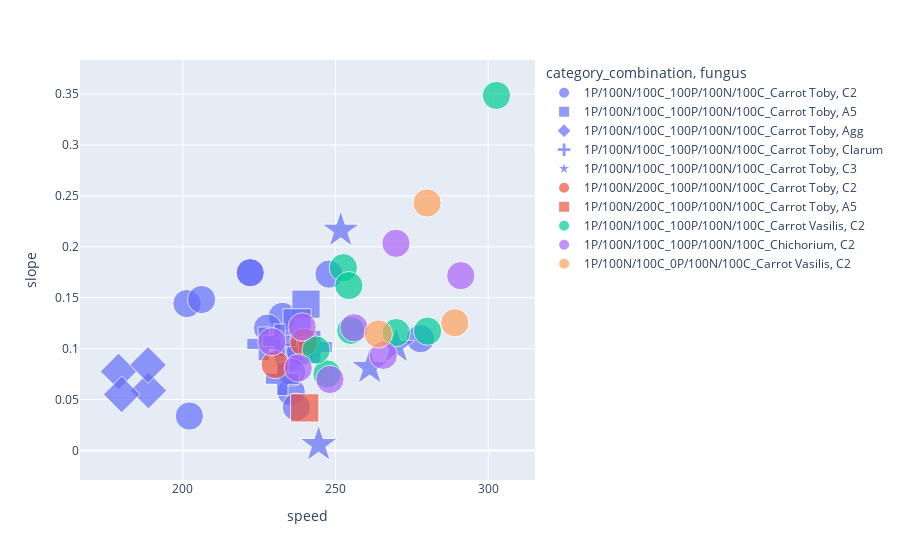

Here is the notebook cell this chart was saved with:
### Code cell
import plotly.express as px
fig = px.scatter(df, x='speed', y='slope', color='category_combination',
                 hover_data=['plate_id',"fungus"], size='size_point', symbol='fungus', symbol_map=marker_symbols)
fig.update_layout(height=600)  # You can change these values as per your preference
# Show the plot
fig.show()

### Figure 1 — Plotly figure (JSON) as saved in the notebook; plotly's stock layout.template omitted (floating-point values rounded to 4 significant figures)
{"data": [{"customdata": [["1014_20220525", "C2"], ["1042_20220523", "C2"], ["1048_20220506", "C2"], ["527_20230106", "C2"], ["537_20230111", "C2"], ["462_20221013", "C2"], ["532_20220104", "C2"], ["510_20221201", "C2"], ["521_20230104", "C2"], ["530_20230115", "C2"], ["558_20230109", "C2"], ["558_20230109", "C2"], ["552_20230111", "C2"], ["552_20230111", "C2"], ["551_20220102", "C2"], ["551_20220102", "C2"], ["540_20221227", "C2"], ["540_20221227", "C2"], ["559_20230109", "C2"], ["544_20230109", "C2"], ["531_20221222", "C2"], ["514_20221206", "C2"], ["513_20221205", "C2"], ["506_20221124", "C2"], ["472_20221003", "C2"]], "hovertemplate": "category_combination=1P/100N/100C_100P/100N/100C_Carrot Toby<br>fungus=%{customdata[1]}<br>speed=%{x}<br>slope=%{y}<br>size_point=%{marker.size}<br>plate_id=%{customdata[0]}<extra></extra>", "legendgroup": "1P/100N/100C_100P/100N/100C_Carrot Toby, C2", "marker": {"color": "#636efa", "size": [20, 20, 20, 20, 20, 20, 20, 20, 20, 20, 20, 20, 20, 20, 20, 20, 20, 20, 20, 20, 20, 20, 20, 20, 20], "sizemode": "area", "sizeref": 0.05, "symbol": "circle"}, "mode": "markers", "name": "1P/100N/100C_100P/100N/100C_Carrot Toby, C2", "orientation": "v", "showlegend": true, "type": "scatter", "x": [235.5, 216.3, null, 232.6, 234.5, 238.5, 227.7, 262.9, 199.5, 277.8, null, null, 222.0, 222.0, null, null, null, null, 235.6, null, 201.3, 247.9, 206.1, 202.1, 237.2], "xaxis": "x", "y": [0.05741, null, 0.1275, 0.1317, 0.09153, 0.09729, 0.1202, null, null, 0.1098, null, null, 0.1746, 0.1746, null, null, null, null, 0.07692, null, 0.1443, 0.1732, 0.1482, 0.0338, 0.04258], "yaxis": "y"}, {"customdata": [["52_20220707", "A5"], ["84_20220621", "A5"], ["91_20220708", "A5"]], "hovertemplate": "category_combination=1P/100N/100C_100P/100N/100C_Carrot Toby<br>fungus=%{customdata[1]}<br>speed=%{x}<br>slope=%{y}<br>size_point=%{marker.size}<br>plate_id=%{customdata[0]}<extra></extra>", "legendgroup": "1P/100N/100C_100P/100N/100C_Carrot Toby, A5", "marker": {"color": "#636efa", "size": [20, 20, 20], "sizemode": "area", "sizeref": 0.05, "symbol": "square"}, "mode": "markers", "name": "1P/100N/100C_100P/100N/100C_Carrot Toby, A5", "orientation": "v", "showlegend": true, "type": "scatter", "x": [240.3, 233.1, 237.4], "xaxis": "x", "y": [0.1437, null, 0.1254], "yaxis": "y"}, {"customdata": [["3_20220426", "Agg"], ["12_20220502", "Agg"], ["16_20220419", "Agg"], ["480_20221205", "Agg"]], "hovertemplate": "category_combination=1P/100N/100C_100P/100N/100C_Carrot Toby<br>fungus=%{customdata[1]}<br>speed=%{x}<br>slope=%{y}<br>size_point=%{marker.size}<br>plate_id=%{customdata[0]}<extra></extra>", "legendgroup": "1P/100N/100C_100P/100N/100C_Carrot Toby, Agg", "marker": {"color": "#636efa", "size": [20, 20, 20, 20], "sizemode": "area", "sizeref": 0.05, "symbol": "diamond"}, "mode": "markers", "name": "1P/100N/100C_100P/100N/100C_Carrot Toby, Agg", "orientation": "v", "showlegend": true, "type": "scatter", "x": [188.7, 178.9, 188.5, 179.9], "xaxis": "x", "y": [0.05885, 0.07762, 0.08398, 0.05508], "yaxis": "y"}, {"customdata": [["28_20230227", "Clarum"], ["206_20230303", "Clarum"], ["202_20230314", "Clarum"], ["218_20230227", "Clarum"], ["252_20230316", "Clarum"], ["248_20230320", "Clarum"]], "hovertemplate": "category_combination=1P/100N/100C_100P/100N/100C_Carrot Toby<br>fungus=%{customdata[1]}<br>speed=%{x}<br>slope=%{y}<br>size_point=%{marker.size}<br>plate_id=%{customdata[0]}<extra></extra>", "legendgroup": "1P/100N/100C_100P/100N/100C_Carrot Toby, Clarum", "marker": {"color": "#636efa", "size": [20, 20, 20, 20, 20, 20], "sizemode": "area", "sizeref": 0.05, "symbol": "cross"}, "mode": "markers", "name": "1P/100N/100C_100P/100N/100C_Carrot Toby, Clarum", "orientation": "v", "showlegend": true, "type": "scatter", "x": [243.4, null, 226.5, null, 231.6, 232.6], "xaxis": "x", "y": [0.1015, null, 0.1047, null, 0.1077, 0.07052], "yaxis": "y"}, {"customdata": [["219_20230307", "C3"], ["229_20230330", "C3"], ["249_20230324", "C3"], ["241_20230403", "C3"]], "hovertemplate": "category_combination=1P/100N/100C_100P/100N/100C_Carrot Toby<br>fungus=%{customdata[1]}<br>speed=%{x}<br>slope=%{y}<br>size_point=%{marker.size}<br>plate_id=%{customdata[0]}<extra></extra>", "legendgroup": "1P/100N/100C_100P/100N/100C_Carrot Toby, C3", "marker": {"color": "#636efa", "size": [20, 20, 20, 20], "sizemode": "area", "sizeref": 0.05, "symbol": "star"}, "mode": "markers", "name": "1P/100N/100C_100P/100N/100C_Carrot Toby, C3", "orientation": "v", "showlegend": true, "type": "scatter", "x": [244.5, 269.9, 251.7, 261.2], "xaxis": "x", "y": [0.005763, 0.1022, 0.2163, 0.08151], "yaxis": "y"}, {"customdata": [["1023_20220502", "C2"], ["1045_20220504", "C2"]], "hovertemplate": "category_combination=1P/100N/200C_100P/100N/100C_Carrot Toby<br>fungus=%{customdata[1]}<br>speed=%{x}<br>slope=%{y}<br>size_point=%{marker.size}<br>plate_id=%{customdata[0]}<extra></extra>", "legendgroup": "1P/100N/200C_100P/100N/100C_Carrot Toby, C2", "marker": {"color": "#EF553B", "size": [20, 20], "sizemode": "area", "sizeref": 0.05, "symbol": "circle"}, "mode": "markers", "name": "1P/100N/200C_100P/100N/100C_Carrot Toby, C2", "orientation": "v", "showlegend": true, "type": "scatter", "x": [230.2, 239.6], "xaxis": "x", "y": [0.08434, 0.1063], "yaxis": "y"}, {"customdata": [["1076_20220511", "A5"], ["938_20220325", "A5"]], "hovertemplate": "category_combination=1P/100N/200C_100P/100N/100C_Carrot Toby<br>fungus=%{customdata[1]}<br>speed=%{x}<br>slope=%{y}<br>size_point=%{marker.size}<br>plate_id=%{customdata[0]}<extra></extra>", "legendgroup": "1P/100N/200C_100P/100N/100C_Carrot Toby, A5", "marker": {"color": "#EF553B", "size": [20, 20], "sizemode": "area", "sizeref": 0.05, "symbol": "square"}, "mode": "markers", "name": "1P/100N/200C_100P/100N/100C_Carrot Toby, A5", "orientation": "v", "showlegend": true, "type": "scatter", "x": [264.7, 239.9], "xaxis": "x", "y": [null, 0.04181], "yaxis": "y"}, {"customdata": [["931_20230620", "C2"], ["935_20230620", "C2"], ["930_20230626", "C2"], ["777_20230328", "C2"], ["772_20230317", "C2"], ["771_20230411", "C2"], ["447_20230821", "C2"], ["487_20230922", "C2"], ["492_20230901", "C2"], ["486_20231009", "C2"], ["494_20230908", "C2"], ["482_20230908", "C2"], ["481_20231005", "C2"], ["483_20231005", "C2"], ["490_20231003", "C2"], ["485_20230929", "C2"], ["443_20230720", "C2"], ["436_20230717", "C2"]], "hovertemplate": "category_combination=1P/100N/100C_100P/100N/100C_Carrot Vasilis<br>fungus=%{customdata[1]}<br>speed=%{x}<br>slope=%{y}<br>size_point=%{marker.size}<br>plate_id=%{customdata[0]}<extra></extra>", "legendgroup": "1P/100N/100C_100P/100N/100C_Carrot Vasilis, C2", "marker": {"color": "#00cc96", "size": [20, 20, 20, 20, 20, 20, 20, 20, 20, 20, 20, 20, 20, 20, 20, 20, 20, 20], "sizemode": "area", "sizeref": 0.05, "symbol": "circle"}, "mode": "markers", "name": "1P/100N/100C_100P/100N/100C_Carrot Vasilis, C2", "orientation": "v", "showlegend": true, "type": "scatter", "x": [null, 247.2, 255.0, 243.6, 252.6, 273.6, 247.4, null, 280.2, 302.7, null, 269.9, null, 254.4, null, null, null, null], "xaxis": "x", "y": [null, 0.07516, 0.1179, 0.09868, 0.1795, null, null, null, 0.1171, 0.3487, null, 0.1158, null, 0.1619, null, null, 0.3318, 0.1858], "yaxis": "y"}, {"customdata": [["896_20230424", "C2"], ["894_20230516", "C2"], ["891_20230519", "C2"], ["886_20230516", "C2"], ["870_20230427", "C2"], ["868_20230504", "C2"], ["796_20230419", "C2"], ["795_20230403", "C2"], ["764_20221219", "C2"]], "hovertemplate": "category_combination=1P/100N/100C_100P/100N/100C_Chichorium<br>fungus=%{customdata[1]}<br>speed=%{x}<br>slope=%{y}<br>size_point=%{marker.size}<br>plate_id=%{customdata[0]}<extra></extra>", "legendgroup": "1P/100N/100C_100P/100N/100C_Chichorium, C2", "marker": {"color": "#ab63fa", "size": [20, 20, 20, 20, 20, 20, 20, 20, 20], "sizemode": "area", "sizeref": 0.05, "symbol": "circle"}, "mode": "markers", "name": "1P/100N/100C_100P/100N/100C_Chichorium, C2", "orientation": "v", "showlegend": true, "type": "scatter", "x": [null, 237.8, 265.7, 239.1, 248.2, 269.8, 291.0, 256.0, 229.1], "xaxis": "x", "y": [null, 0.08099, 0.0934, 0.1213, 0.06975, 0.2034, 0.1716, 0.1205, 0.1068], "yaxis": "y"}, {"customdata": [["478_20230814", "C2"], ["468_20230809", "C2"], ["471_20230821", "C2"], ["474_20230807", "C2"]], "hovertemplate": "category_combination=1P/100N/100C_0P/100N/100C_Carrot Vasilis<br>fungus=%{customdata[1]}<br>speed=%{x}<br>slope=%{y}<br>size_point=%{marker.size}<br>plate_id=%{customdata[0]}<extra></extra>", "legendgroup": "1P/100N/100C_0P/100N/100C_Carrot Vasilis, C2", "marker": {"color": "#FFA15A", "size": [20, 20, 20, 20], "sizemode": "area", "sizeref": 0.05, "symbol": "circle"}, "mode": "markers", "name": "1P/100N/100C_0P/100N/100C_Carrot Vasilis, C2", "orientation": "v", "showlegend": true, "type": "scatter", "x": [null, 280.0, 264.0, 289.1], "xaxis": "x", "y": [null, 0.2431, 0.1144, 0.1255], "yaxis": "y"}], "layout": {"autosize": true, "legend": {"itemsizing": "constant", "title": {"text": "category_combination, fungus"}, "tracegroupgap": 0}, "margin": {"t": 60}, "xaxis": {"anchor": "y", "autorange": true, "domain": [0, 1], "range": [162.1, 319.5], "title": {"text": "speed"}, "type": "linear"}, "yaxis": {"anchor": "x", "autorange": false, "domain": [0, 1], "range": [-0.029, 0.3835], "title": {"text": "slope"}, "type": "linear"}}}
